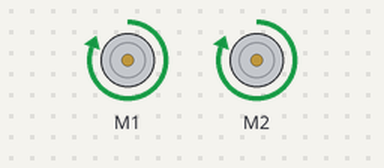
This sketch was run on a simulated Arduino Mega 2560, built with avr-gcc and run on an emulated ATmega2560. Shown: 2 × DC motor (green arrow = forward, orange = backward, longer = faster).

Above: at 1.5 s.
At 3.5 s:
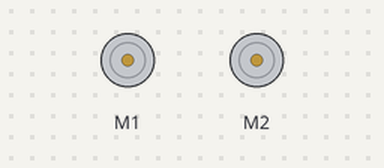
At 5.5 s:
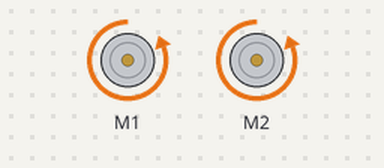
Timing chart, 0 to 10.4 s (numbered marks = the images above):
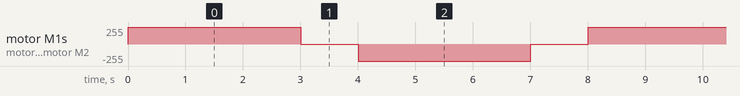

The sketch:

41X-CarNode_hard-coded-drive.ino
```cpp
#include <Arduino_FreeRTOS.h>
#include <AFMotor.h>

// Left Motor (A)
AF_DCMotor motor_left(1);

// Right Motor (B)
AF_DCMotor motor_right(2);

// Distance Sensor - Front
int trigPin_front = 35;
int echoPin_front = 37;

// Distance Sensor - Back
int trigPin_back = 39;
int echoPin_back = 41;

// Distance Sensor - Left
int trigPin_left = 43;
int echoPin_left = 45;

// Distance Sensor - Right
int trigPin_right = 47;
int echoPin_right = 49;


// Multi-tasking variables and methods
//bool forwardBreak = false;
//bool reverseBreak = false;
//bool leftBreak = false;
//bool rightBreak = false;
//
//bool isDriver = false;
//bool onStop = false;
//
//void TaskDrive(void *pvParameters); // communication task - 1
//void TaskBrake(void *pvParameters); // collision avoidance task - 2

/* To do:
 *  1. Re-divide tasks so that there is:
 *        a)Serial Comm task (updates a global of the last command)
 *        b)Collision avoidance task (monitors all distance sensors)
 *        c)Core task (main)
 *  2. Make left, right NOT binary (range of turning possible based on angle of sleeve accelerometer)
 *  3. Make front, reverse speed NOT binary
 *
 * Fun things:
 *  1. Allow WALL-E to walk with you :) (i.e. accelerometer needs to recognize that the limb (i.e. arm/leg) is moving too and allows WALL-E to walk with it. Would req localization...)
 *  2.
*/

void setup() {
  Serial.begin(9600);

//  xTaskCreate(
//    TaskDrive
//    , (const portCHAR *)"Driver"
//    , 128 // Stack Size
//    , NULL
//    , 1 // priority
//    , NULL );
//
//  xTaskCreate(
//    TaskBrake
//    , (const portCHAR *)"Brakes"
//    , 128 // Stack Size
//    , NULL
//    , 2 // priority
//    , NULL );
}

void loop() {
  // forward 3 sec
  motor_left.setSpeed(255);
  motor_left.run(FORWARD);
  motor_right.setSpeed(255);
  motor_right.run(FORWARD);
  delay(3000);

  // stop 1 sec
  motor_left.setSpeed(255);
  motor_left.run(BRAKE);
  motor_right.setSpeed(255);
  motor_right.run(BRAKE);
  delay(1000);

  // reverse 3 sec
  motor_left.setSpeed(255);
  motor_left.run(BACKWARD);
  motor_right.setSpeed(255);
  motor_right.run(BACKWARD);
  delay(3000);

  // stop 1 sec
  motor_left.setSpeed(255);
  motor_left.run(BRAKE);
  motor_right.setSpeed(255);
  motor_right.run(BRAKE);
  delay(1000);

  // Everything done in tasks
}

//void TaskDrive(void *pvParameters) {
//  //loop
//  while(1){
//    if (Serial.available() > 0){
//      char transmittedMsg = (char)Serial.read();
//      Serial.println(transmittedMsg);
//      if (transmittedMsg == 'S') { //Stop
//        digitalWrite(enablePin, LOW);
//        onStop = true;
//        isDriver = true;
//        //Serial.println("Stop");
//      }
//      else if ((transmittedMsg == 'F') && (!forwardBreak)) { //Forward
//        digitalWrite(enablePin, HIGH);
//        digitalWrite(IN1, LOW);
//        digitalWrite(IN2, HIGH);
//        //analogWrite(IN2, 200);
//        onStop = false;
//        isDriver=false;
//        //Serial.println("Forward");
//      }
//      else if (transmittedMsg == 'B') && (!reverseBreak)) { //Back
//        digitalWrite(enablePin, HIGH);
//        digitalWrite(IN1, HIGH);
//        digitalWrite(IN2, LOW);
//        onStop = false;
//        isDriver=true;
//        //Serial.println("Reverse");
//      }
//      else if ((transmittedMsg == 'L') && (!leftBreak)) { //Left
//        digitalWrite(enablePin, HIGH);
//        digitalWrite(IN1, LOW);
//        digitalWrite(IN2, HIGH);
//        //analogWrite(IN2, 200);
//        onStop = false;
//        isDriver=false;
//        //Serial.println("Forward");
//      }
//      else if (transmittedMsg == 'R') && (!rightBreak)) { //Right
//        digitalWrite(enablePin, HIGH);
//        digitalWrite(IN1, HIGH);
//        digitalWrite(IN2, LOW);
//        onStop = false;
//        isDriver=true;
//        //Serial.println("Reverse");
//      }
//    }
//    vTaskDelay(50/portTICK_PERIOD_MS); //100ms delay
//
//    //Serial.flush();
//    Serial.end();
//    Serial.begin(9600);
//    vTaskDelay(20/portTICK_PERIOD_MS);
//  }
//}
//
//void TaskBrake(void *pvParameters) {
//  //setup pins for distance sensor
//  pinMode(powerPin, OUTPUT);
//  digitalWrite(powerPin, HIGH);
//  pinMode(trigPin, OUTPUT);
//  pinMode(echoPin, INPUT);
//
//  //loop
//  while(1){
//    int distance = getDistance();
//    //if (!isDriver) {
//      if ((distance < 250) && (distance > 200)){
//        forceBreak = true;
//        //Serial.println("writing to motors - SLOW");
//
//        //slow motor code (if it is not already stopped)
//        if ((!onStop) && (!isDriver)) {
//          digitalWrite(enablePin, HIGH);
//          digitalWrite(IN1, LOW);
//          int speedFactor = 255-5*(250-distance);
//          //int speedFactor = 0;
//          analogWrite(IN2, speedFactor);
//        }
//      }
//      else if (distance <= 200) {
//        forceBreak = true;
//        //Serial.println("writing to motors - FORCE BREAK");
//        if (!isDriver) {
//          digitalWrite(enablePin, LOW); // stop motor
//        }
//      }
//      else {
//        //Serial.println("not writing to motors - task distance");
//        forceBreak = false;
//      }
//    //}
//    //Serial.println(distance);
//    vTaskDelay(20/portTICK_PERIOD_MS); //20ms
//  }
//}

int getDistance(int trigPin, int echoPin) {
  int distance = 0;
  long time_us;

  // clear trigger pin
  digitalWrite(trigPin, LOW);
  vTaskDelay(0.002/portTICK_PERIOD_MS); //2us

  // send pulse of 10us to triger to START measuring
  digitalWrite(trigPin, HIGH);
  vTaskDelay(0.01/portTICK_PERIOD_MS); //10us
  digitalWrite(trigPin, LOW);

  // get time it takes for sound wave to echo back to sensor (in microseconds)
  time_us = pulseIn(echoPin, HIGH);

  // convert time to distance (given that speed of sound = 340m/s)
  distance = time_us/58;

  return distance;
}
```

Measured:
- by itself, motor M1, motor M2: repeats every 8.0 s: stopped 1.0 s, backward 255/255 3.0 s, stopped 1.0 s, forward 255/255 3.0 s
